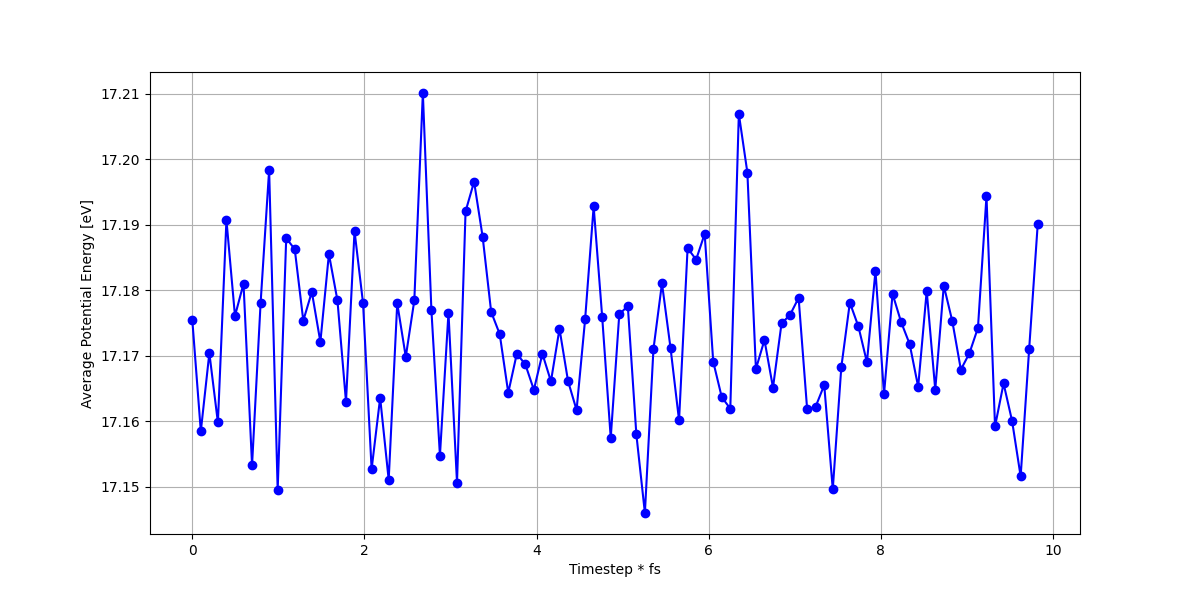

Source code (Python):
import pandas as pd
import matplotlib.pyplot as plt


def read_and_plot_energy_data(file_path):
    # Read the data, specifying columns for timestep and energy
    data = pd.read_csv(
        file_path,
        delim_whitespace=True,
        usecols=[2, 3],
        names=["timestep", "energy"],
        header=0,
    )

    # Calculate the average energy for each timestep
    average_energy_per_timestep = (
        data.groupby("timestep")["energy"].mean().reset_index()
    )

    # Plotting the average energy per timestep
    plt.figure(figsize=(12, 6))
    plt.plot(
        average_energy_per_timestep["timestep"],
        average_energy_per_timestep["energy"],
        marker="o",
        linestyle="-",
        color="b",
    )
    # plt.title("Average of Potential Energy per Timestep")
    plt.xlabel("Timestep * fs")
    plt.ylabel("Average Potential Energy [eV]")
    plt.grid(True)
    plt.show()


file_path = "parameter_experiments/timestep.txt"
read_and_plot_energy_data(file_path)
